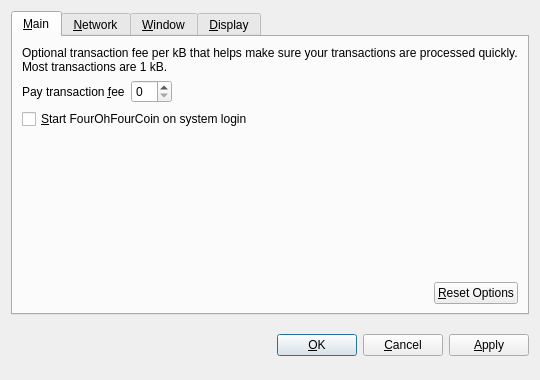
<?xml version="1.0" encoding="UTF-8"?>
<ui version="4.0">
 <class>OptionsDialog</class>
 <widget class="QDialog" name="OptionsDialog">
  <property name="geometry">
   <rect>
    <x>0</x>
    <y>0</y>
    <width>540</width>
    <height>380</height>
   </rect>
  </property>
  <property name="windowTitle">
   <string>Options</string>
  </property>
  <property name="modal">
   <bool>true</bool>
  </property>
  <layout class="QVBoxLayout" name="verticalLayout">
   <item>
    <widget class="QTabWidget" name="tabWidget">
     <property name="tabPosition">
      <enum>QTabWidget::North</enum>
     </property>
     <property name="currentIndex">
      <number>0</number>
     </property>
     <widget class="QWidget" name="tabMain">
      <attribute name="title">
       <string>&amp;Main</string>
      </attribute>
      <layout class="QVBoxLayout" name="verticalLayout_Main">
       <item>
        <widget class="QLabel" name="transactionFeeInfoLabel">
         <property name="text">
          <string>Optional transaction fee per kB that helps make sure your transactions are processed quickly. Most transactions are 1 kB.</string>
         </property>
         <property name="textFormat">
          <enum>Qt::PlainText</enum>
         </property>
         <property name="wordWrap">
          <bool>true</bool>
         </property>
        </widget>
       </item>
       <item>
        <layout class="QHBoxLayout" name="horizontalLayout_1_Main">
         <item>
          <widget class="QLabel" name="transactionFeeLabel">
           <property name="text">
            <string>Pay transaction &amp;fee</string>
           </property>
           <property name="textFormat">
            <enum>Qt::PlainText</enum>
           </property>
           <property name="buddy">
            <cstring>transactionFee</cstring>
           </property>
          </widget>
         </item>
         <item>
          <widget class="BitcoinAmountField" name="transactionFee"/>
         </item>
         <item>
          <spacer name="horizontalSpacer_1_Main">
           <property name="orientation">
            <enum>Qt::Horizontal</enum>
           </property>
           <property name="sizeHint" stdset="0">
            <size>
             <width>40</width>
             <height>20</height>
            </size>
           </property>
          </spacer>
         </item>
        </layout>
       </item>
       <item>
        <widget class="QCheckBox" name="bitcoinAtStartup">
         <property name="toolTip">
          <string>Automatically start FourOhFourCoin after logging in to the system.</string>
         </property>
         <property name="text">
          <string>&amp;Start FourOhFourCoin on system login</string>
         </property>
        </widget>
       </item>
       <item>
        <spacer name="verticalSpacer_Main">
         <property name="orientation">
          <enum>Qt::Vertical</enum>
         </property>
         <property name="sizeHint" stdset="0">
          <size>
           <width>20</width>
           <height>40</height>
          </size>
         </property>
        </spacer>
       </item>
       <item>
        <layout class="QHBoxLayout" name="horizontalLayout_2_Main">
         <item>
          <spacer name="horizontalSpacer_2_Main">
           <property name="orientation">
            <enum>Qt::Horizontal</enum>
           </property>
           <property name="sizeHint" stdset="0">
            <size>
             <width>40</width>
             <height>20</height>
            </size>
           </property>
          </spacer>
         </item>
         <item>
          <widget class="QPushButton" name="resetButton">
           <property name="toolTip">
            <string>Reset all client options to default.</string>
           </property>
           <property name="text">
            <string>&amp;Reset Options</string>
           </property>
           <property name="autoDefault">
            <bool>false</bool>
           </property>
          </widget>
         </item>
        </layout>
       </item>
      </layout>
     </widget>
     <widget class="QWidget" name="tabNetwork">
      <attribute name="title">
       <string>&amp;Network</string>
      </attribute>
      <layout class="QVBoxLayout" name="verticalLayout_Network">
       <item>
        <widget class="QCheckBox" name="mapPortUpnp">
         <property name="toolTip">
          <string>Automatically open the FourOhFourCoin client port on the router. This only works when your router supports UPnP and it is enabled.</string>
         </property>
         <property name="text">
          <string>Map port using &amp;UPnP</string>
         </property>
        </widget>
       </item>
       <item>
        <widget class="QCheckBox" name="connectSocks">
         <property name="toolTip">
          <string>Connect to the FourOhFourCoin network through a SOCKS proxy (e.g. when connecting through Tor).</string>
         </property>
         <property name="text">
          <string>&amp;Connect through SOCKS proxy:</string>
         </property>
        </widget>
       </item>
       <item>
        <layout class="QHBoxLayout" name="horizontalLayout_Network">
         <item>
          <widget class="QLabel" name="proxyIpLabel">
           <property name="text">
            <string>Proxy &amp;IP:</string>
           </property>
           <property name="textFormat">
            <enum>Qt::PlainText</enum>
           </property>
           <property name="buddy">
            <cstring>proxyIp</cstring>
           </property>
          </widget>
         </item>
         <item>
          <widget class="QValidatedLineEdit" name="proxyIp">
           <property name="maximumSize">
            <size>
             <width>140</width>
             <height>16777215</height>
            </size>
           </property>
           <property name="toolTip">
            <string>IP address of the proxy (e.g. 127.0.0.1)</string>
           </property>
          </widget>
         </item>
         <item>
          <widget class="QLabel" name="proxyPortLabel">
           <property name="text">
            <string>&amp;Port:</string>
           </property>
           <property name="textFormat">
            <enum>Qt::PlainText</enum>
           </property>
           <property name="buddy">
            <cstring>proxyPort</cstring>
           </property>
          </widget>
         </item>
         <item>
          <widget class="QLineEdit" name="proxyPort">
           <property name="maximumSize">
            <size>
             <width>55</width>
             <height>16777215</height>
            </size>
           </property>
           <property name="toolTip">
            <string>Port of the proxy (e.g. 9050)</string>
           </property>
          </widget>
         </item>
         <item>
          <widget class="QLabel" name="socksVersionLabel">
           <property name="text">
            <string>SOCKS &amp;Version:</string>
           </property>
           <property name="textFormat">
            <enum>Qt::PlainText</enum>
           </property>
           <property name="buddy">
            <cstring>socksVersion</cstring>
           </property>
          </widget>
         </item>
         <item>
          <widget class="QValueComboBox" name="socksVersion">
           <property name="toolTip">
            <string>SOCKS version of the proxy (e.g. 5)</string>
           </property>
          </widget>
         </item>
         <item>
          <spacer name="horizontalSpacer_Network">
           <property name="orientation">
            <enum>Qt::Horizontal</enum>
           </property>
           <property name="sizeHint" stdset="0">
            <size>
             <width>40</width>
             <height>20</height>
            </size>
           </property>
          </spacer>
         </item>
        </layout>
       </item>
       <item>
        <spacer name="verticalSpacer_Network">
         <property name="orientation">
          <enum>Qt::Vertical</enum>
         </property>
         <property name="sizeHint" stdset="0">
          <size>
           <width>20</width>
           <height>40</height>
          </size>
         </property>
        </spacer>
       </item>
      </layout>
     </widget>
     <widget class="QWidget" name="tabWindow">
      <attribute name="title">
       <string>&amp;Window</string>
      </attribute>
      <layout class="QVBoxLayout" name="verticalLayout_Window">
       <item>
        <widget class="QCheckBox" name="minimizeToTray">
         <property name="toolTip">
          <string>Show only a tray icon after minimizing the window.</string>
         </property>
         <property name="text">
          <string>&amp;Minimize to the tray instead of the taskbar</string>
         </property>
        </widget>
       </item>
       <item>
        <widget class="QCheckBox" name="minimizeOnClose">
         <property name="toolTip">
          <string>Minimize instead of exit the application when the window is closed. When this option is enabled, the application will be closed only after selecting Quit in the menu.</string>
         </property>
         <property name="text">
          <string>M&amp;inimize on close</string>
         </property>
        </widget>
       </item>
       <item>
        <spacer name="verticalSpacer_Window">
         <property name="orientation">
          <enum>Qt::Vertical</enum>
         </property>
         <property name="sizeHint" stdset="0">
          <size>
           <width>20</width>
           <height>40</height>
          </size>
         </property>
        </spacer>
       </item>
      </layout>
     </widget>
     <widget class="QWidget" name="tabDisplay">
      <attribute name="title">
       <string>&amp;Display</string>
      </attribute>
      <layout class="QVBoxLayout" name="verticalLayout_Display">
       <item>
        <layout class="QHBoxLayout" name="horizontalLayout_1_Display">
         <item>
          <widget class="QLabel" name="langLabel">
           <property name="text">
            <string>User Interface &amp;language:</string>
           </property>
           <property name="textFormat">
            <enum>Qt::PlainText</enum>
           </property>
           <property name="buddy">
            <cstring>lang</cstring>
           </property>
          </widget>
         </item>
         <item>
          <widget class="QValueComboBox" name="lang">
           <property name="toolTip">
            <string>The user interface language can be set here. This setting will take effect after restarting FourOhFourCoin.</string>
           </property>
          </widget>
         </item>
        </layout>
       </item>
       <item>
        <layout class="QHBoxLayout" name="horizontalLayout_2_Display">
         <item>
          <widget class="QLabel" name="unitLabel">
           <property name="text">
            <string>&amp;Unit to show amounts in:</string>
           </property>
           <property name="textFormat">
            <enum>Qt::PlainText</enum>
           </property>
           <property name="buddy">
            <cstring>unit</cstring>
           </property>
          </widget>
         </item>
         <item>
          <widget class="QValueComboBox" name="unit">
           <property name="toolTip">
            <string>Choose the default subdivision unit to show in the interface and when sending coins.</string>
           </property>
          </widget>
         </item>
        </layout>
       </item>
       <item>
        <widget class="QCheckBox" name="displayAddresses">
         <property name="toolTip">
          <string>Whether to show FourOhFourCoin addresses in the transaction list or not.</string>
         </property>
         <property name="text">
          <string>&amp;Display addresses in transaction list</string>
         </property>
        </widget>
       </item>
       <item>
        <widget class="QCheckBox" name="coinControlFeatures">
         <property name="toolTip">
          <string>Whether to show coin control features or not.</string>
         </property>
         <property name="text">
          <string>Display coin &amp;control features (experts only!)</string>
         </property>
        </widget>
       </item>
       <item>
        <spacer name="verticalSpacer_Display">
         <property name="orientation">
          <enum>Qt::Vertical</enum>
         </property>
         <property name="sizeHint" stdset="0">
          <size>
           <width>20</width>
           <height>40</height>
          </size>
         </property>
        </spacer>
       </item>
      </layout>
     </widget>
    </widget>
   </item>
   <item>
    <layout class="QHBoxLayout" name="horizontalLayout_Buttons">
     <item>
      <spacer name="horizontalSpacer_1">
       <property name="orientation">
        <enum>Qt::Horizontal</enum>
       </property>
       <property name="sizeHint" stdset="0">
        <size>
         <width>40</width>
         <height>48</height>
        </size>
       </property>
      </spacer>
     </item>
     <item>
      <widget class="QLabel" name="statusLabel">
       <property name="font">
        <font>
         <weight>75</weight>
         <bold>true</bold>
        </font>
       </property>
       <property name="text">
        <string/>
       </property>
       <property name="textFormat">
        <enum>Qt::PlainText</enum>
       </property>
       <property name="wordWrap">
        <bool>true</bool>
       </property>
      </widget>
     </item>
     <item>
      <spacer name="horizontalSpacer_2">
       <property name="orientation">
        <enum>Qt::Horizontal</enum>
       </property>
       <property name="sizeHint" stdset="0">
        <size>
         <width>40</width>
         <height>48</height>
        </size>
       </property>
      </spacer>
     </item>
     <item>
      <widget class="QPushButton" name="okButton">
       <property name="text">
        <string>&amp;OK</string>
       </property>
      </widget>
     </item>
     <item>
      <widget class="QPushButton" name="cancelButton">
       <property name="text">
        <string>&amp;Cancel</string>
       </property>
       <property name="autoDefault">
        <bool>false</bool>
       </property>
      </widget>
     </item>
     <item>
      <widget class="QPushButton" name="applyButton">
       <property name="text">
        <string>&amp;Apply</string>
       </property>
       <property name="autoDefault">
        <bool>false</bool>
       </property>
      </widget>
     </item>
    </layout>
   </item>
  </layout>
 </widget>
 <customwidgets>
  <customwidget>
   <class>BitcoinAmountField</class>
   <extends>QSpinBox</extends>
   <header>bitcoinamountfield.h</header>
  </customwidget>
  <customwidget>
   <class>QValueComboBox</class>
   <extends>QComboBox</extends>
   <header>qvaluecombobox.h</header>
  </customwidget>
  <customwidget>
   <class>QValidatedLineEdit</class>
   <extends>QLineEdit</extends>
   <header>qvalidatedlineedit.h</header>
  </customwidget>
 </customwidgets>
 <resources/>
 <connections/>
</ui>
